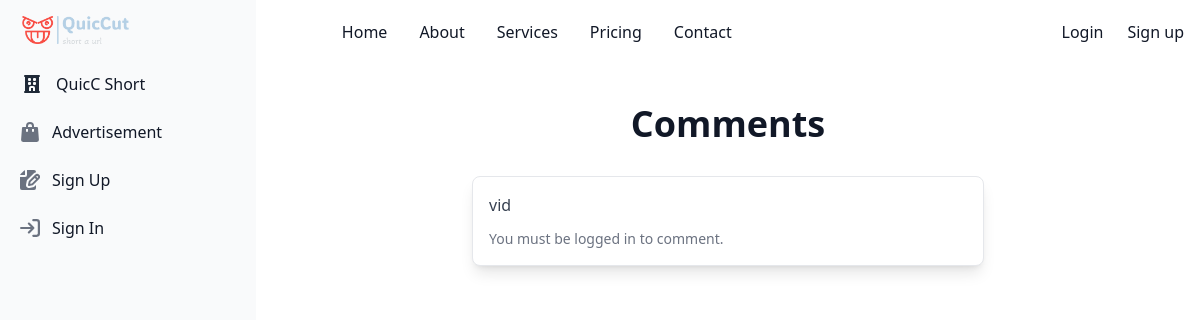
The app's page /advertisements/comment/16/1/, older data.
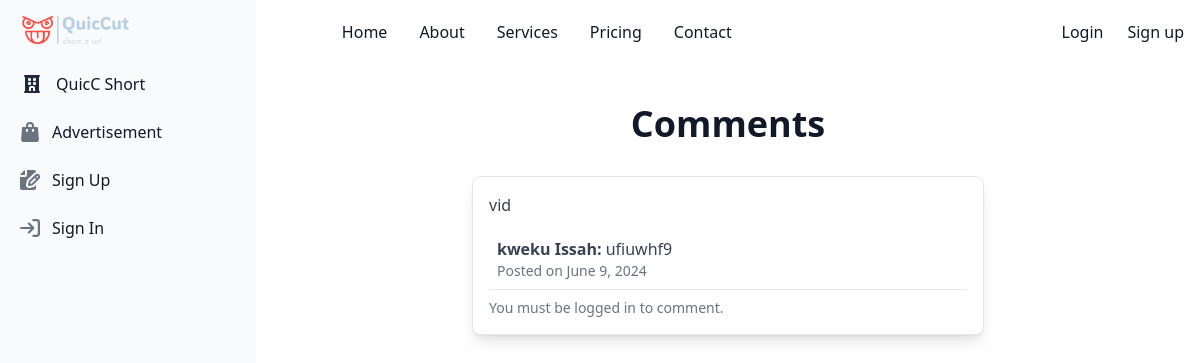
The same page, newer data.
### advertisements/models.py (models this page shows)
class Comment(models.Model):
    user = models.ForeignKey(User, on_delete=models.CASCADE)
    content_type = models.ForeignKey(ContentType, on_delete=models.CASCADE)
    object_id = models.PositiveIntegerField()
    content_object = GenericForeignKey('content_type', 'object_id')
    text = models.TextField()
    created_at = models.DateTimeField(auto_now_add=True)

### advertisements/views.py (the view)
# urls.py: path('comment/<int:content_type_id>/<int:object_id>/', views.comment_content, name='comment_content'),
def comment_content(request, content_type_id, object_id):
    content_type = get_object_or_404(ContentType, id=content_type_id)
    content_object = content_type.get_object_for_this_type(id=object_id)
    comments = Comment.objects.filter(content_type=content_type, object_id=object_id)
    if request.method == 'POST':
        form = CommentForm(request.POST)
        if form.is_valid():
            comment = form.save(commit=False)
            comment.user = request.user
            comment.content_type = content_type
            comment.object_id = object_id
            comment.save()
            return redirect('comment_content', content_type_id=content_type_id, object_id=object_id)
    else:
        form = CommentForm()
    return render(request, 'advertisements/comment_content.html', {'content_object': content_object, 'comments': comments, 'form': form})

### templates/advertisements/comment_content.html (shortened to what this page needs)
{% extends 'basehome/base.html' %}
{% load custom_tags %}
{% block content %}
<div class="p-10 sm:ml-64">
    <h1 class="text-center text-4xl font-bold text-gray-900 mb-8">Comments</h1>
    <div class="max-w-lg mx-auto bg-white border border-gray-200 rounded-lg shadow-lg overflow-hidden dark:bg-gray-800 dark:border-gray-700">
        <div class="p-4">
            <p class="mb-3 font-normal text-gray-700 dark:text-gray-400">{{ content_object.description }}</p>
            {% for comment in comments %}
                <div class="mb-2 p-2 border-b border-gray-200 dark:border-gray-700">
                    <p class="text-gray-700 dark:text-gray-400"><strong>{{ comment.user.username }}:</strong> {{ comment.text }}</p>
                    <p class="text-sm text-gray-500 dark:text-gray-400">Posted on {{ comment.created_at|date:"F j, Y" }}</p>
                </div>
            {% endfor %}
            {% if user.is_authenticated %}
                <form method="post" class="mt-4">
                    {% csrf_token %}
                    {{ form.as_p }}
                    <button type="submit" class="px-3 py-2 text-sm font-medium text-white bg-blue-700 rounded-lg hover:bg-blue-800 focus:ring-4 focus:outline-none focus:ring-blue-300 dark:bg-blue-600 dark:hover:bg-blue-700 dark:focus:ring-blue-800">Add Comment</button>
                </form>
            {% else %}
                <p class="text-sm text-gray-500 dark:text-gray-400">You must be logged in to comment.</p>
            {% endif %}
        </div>
    </div>
</div>
{% endblock %}

Row changes from the older to the newer data that the page shows:
added Comment: user.username "kweku Issah", text "ufiuwhf9", created_at "June 9, 2024"
